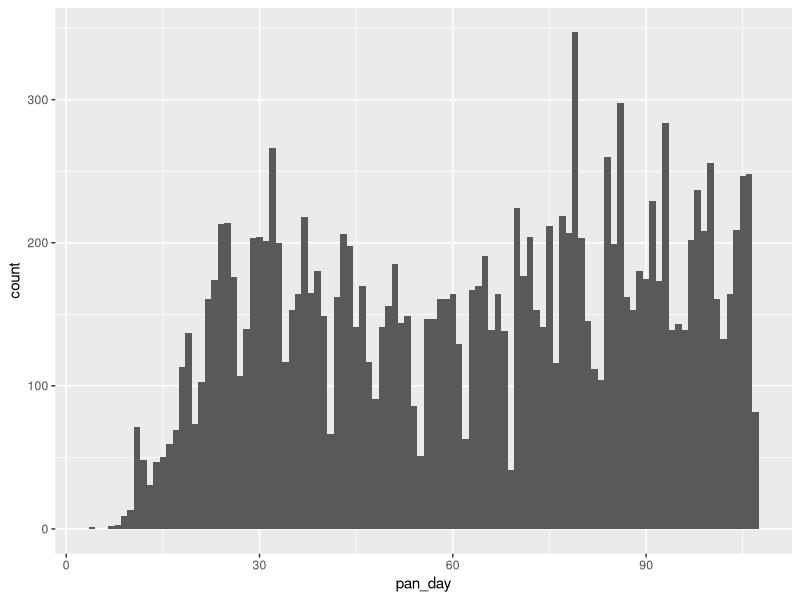
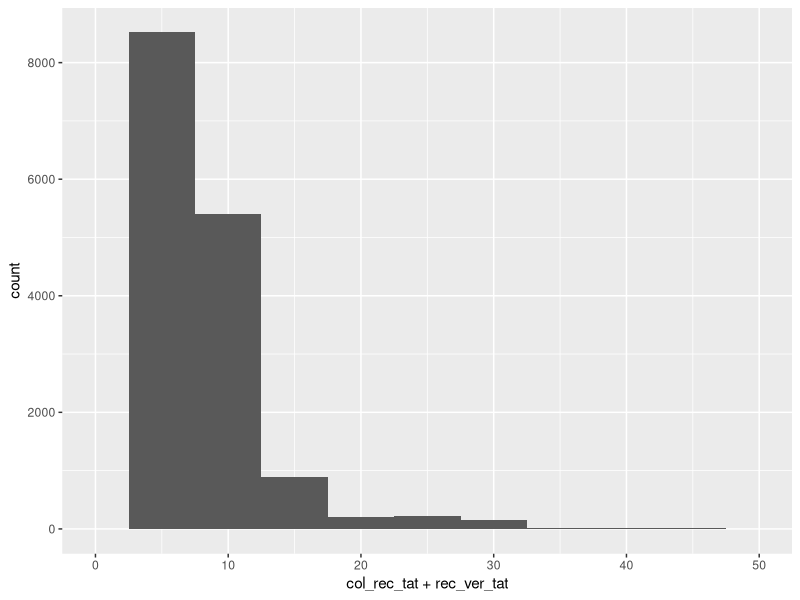
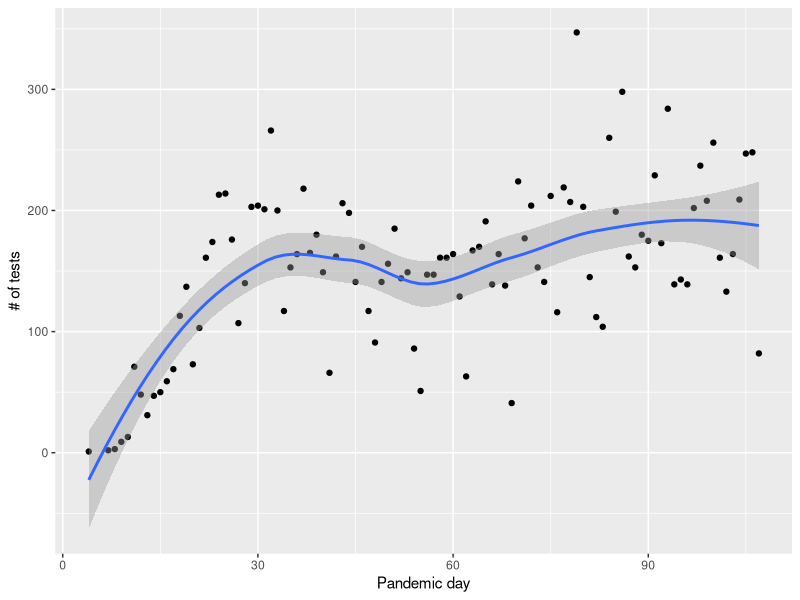

R code for these plots, in order:
## ---- chunk 1
library(tidyverse)  # Provides functions used throughout this session

covid_testing <- read_csv("covid_testing.csv")
## ---- chunk 2
ggplot(data = covid_testing) +
  geom_histogram(aes(x = pan_day), binwidth = 1)
## ---- chunk 3
covid_testing %>%
  select(mrn, pan_day) %>%
  head(4) %>%
	summarize(order_count = n(),
	          day_count    = n_distinct(pan_day)) 
## ---- chunk 4
# solution
stats_1a <- covid_testing %>%
	summarize(order_count = n(),
	          day_count = n_distinct(pan_day),
	          order_count_mean = n() / n_distinct(pan_day))
stats_1a
## ---- chunk 5
# solution
stats_1b <- covid_testing %>%
	summarize(order_count = n(),
	          clinic_count = n_distinct(clinic_name),
	          order_count_mean = order_count / clinic_count)
stats_1b
## ---- chunk 6
# solution
covid_testing %>%
  summarize(last_day = last(pan_day))
## ---- chunk 7
# solution
covid_testing %>%
  mutate(col_ver_tat = col_rec_tat + rec_ver_tat) %>%
  summarize(col_ver_tat_mean = mean(col_ver_tat),
            col_ver_tat_median = median(col_ver_tat))

ggplot(data=covid_testing) +
  geom_histogram(aes(x=col_rec_tat + rec_ver_tat), binwidth = 5) +
  xlim(c(0,50))
## ---- chunk 8
covid_testing %>% 
  group_by(pan_day)
## ---- chunk 9
covid_testing %>%
	group_by(pan_day) %>%
	summarize(order_count = n())
## ---- chunk 10
# solution
covid_testing %>%
  mutate(col_ver_tat = col_rec_tat + rec_ver_tat) %>%
  group_by(pan_day) %>%
  summarize(col_ver_tat_median = median(col_ver_tat))
## ---- chunk 11
# solution
covid_testing %>%
  group_by(pan_day) %>%
  summarize(n_orders = n()) %>%
  summarize(n_orders_median = median(n_orders))
## ---- chunk 12
# solution
tmp <- covid_testing %>%
  group_by(pan_day) %>%
  summarize(n_tests = n())

ggplot(data = tmp) +
  geom_point(aes(x = pan_day, y = n_tests)) +
  geom_smooth(aes(x = pan_day, y = n_tests), method = 'loess') +
  ylab("# of tests") +
  xlab("Pandemic day")

## ---- chunk 13
covid_testing %>%
  group_by(payor_group) %>%
  summarize(n = n())
## ---- chunk 14
covid_testing_2 <- covid_testing %>%
  mutate(payor_group_fac = case_when(
                              is.na(payor_group)                                                            ~ "unassigned",
                              payor_group %in% c("charity care", "medical assistance", "self pay", "other") ~ "other",
                                                                                                      TRUE ~ payor_group)) %>%
  filter(result %in% c("positive", "negative"))

covid_testing_2 %>%
  group_by(payor_group_fac) %>%
  summarize(n = n())
## ---- chunk 15
covid_testing_2 %>%
  select(payor_group_fac, result)

# Generate counts
tmp_table_tall <- covid_testing_2 %>% 
  group_by(payor_group_fac, result) %>%
  summarize(n = n()) %>%
  ungroup()
tmp_table_tall

# Pivot from tall to wide table
tmp_table_wide <- tmp_table_tall %>%
  spread(key = "result", value = "n") 
tmp_table_wide

# Hypergeometric test for association
tmp_table_wide %>%
  select(-payor_group_fac) %>%
  fisher.test(simulate.p.value = T)
## ---- chunk 16
# solution
tmp <- covid_testing_2 %>% 
  group_by(payor_group_fac, result) %>%
  summarize(n = n()) %>%
  ungroup()

tmp %>%
  filter(payor_group_fac %in% c("commercial", "government")) %>%
  spread(key = "result", value = "n") %>%
  select(-payor_group_fac) %>%
  fisher.test()
